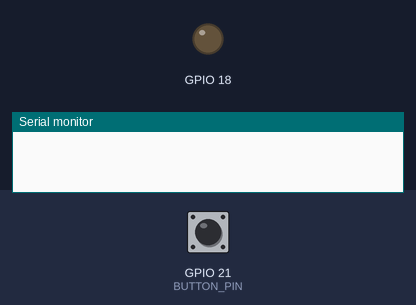
The program below on a simulated ESP32. On the bench: output pins drawn as LEDs (lit = HIGH), the last lines printed to the serial monitor. The inputs (shaded band) are chosen by the test bench; at power-on: GPIO 21 (BUTTON_PIN) HIGH.

Above: at 1.2 s.
1.3 s: GPIO 21 (BUTTON_PIN) pulled LOW for 0.15 s
At 2.2 s:
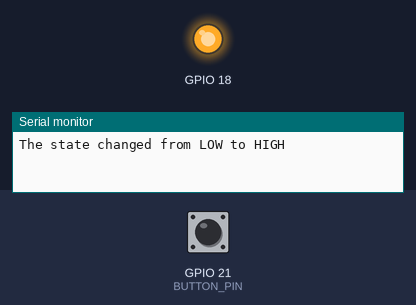
4.0 s: GPIO 21 (BUTTON_PIN) pulled LOW for 1 s
At 6.9 s:
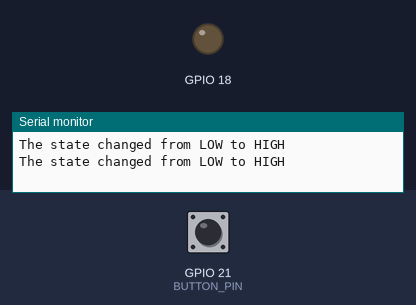
7.5 s: GPIO 21 (BUTTON_PIN) pulled LOW for 3.2 s
At 11.5 s:
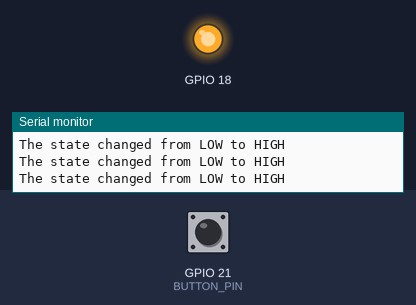
Timing chart, 0 to 13.2 s (numbered marks = the images above; inputs shaded):
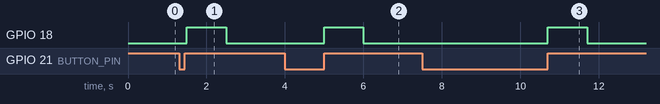

The program:

main.cpp
```cpp
#include <Arduino.h>

#define BUTTON_PIN 21 // GIOP21 pin connected to button

// Variables will change:
int lastState = HIGH; // the previous state from the input pin
int currentState;     // the current reading from the input pin

void setup() {
  Serial.begin(9600);
  // Button
  // initialize the pushbutton pin as an pull-up input
  pinMode(BUTTON_PIN, INPUT_PULLUP);

  // LED
  // initialize digital pin GIOP18 as an output.
  pinMode(18, OUTPUT);
}

void loop() {
  // read the state of the switch/button:
  currentState = digitalRead(BUTTON_PIN);

  if(lastState == LOW && currentState == HIGH) {
      Serial.println("The state changed from LOW to HIGH");
      digitalWrite(18, HIGH); // turn the LED on
      delay(1000);             // wait for 1000 milliseconds
  }

  // save the last state
  lastState = currentState;
  digitalWrite(18, LOW);  // turn the LED off
  delay(100);
}
```

Measured:
- after the input at 1.3 s, GPIO 18: LOW → HIGH after 0.20 s, → LOW 1.0 s later
- after the input at 4.0 s, GPIO 18: LOW → HIGH after 1.0 s, → LOW 1.0 s later
- after the input at 7.5 s, GPIO 18: LOW → HIGH after 3.2 s, → LOW 1.0 s later
